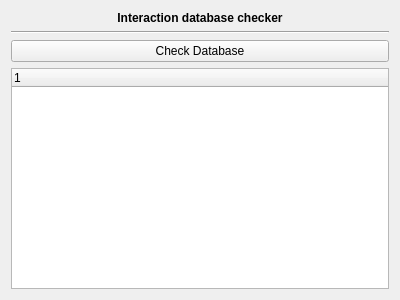
<?xml version="1.0" encoding="UTF-8"?>
<ui version="4.0">
 <class>IAMDb::InteractionDatabaseChecker</class>
 <widget class="QWidget" name="IAMDb::InteractionDatabaseChecker">
  <property name="geometry">
   <rect>
    <x>0</x>
    <y>0</y>
    <width>400</width>
    <height>300</height>
   </rect>
  </property>
  <property name="windowTitle">
   <string>Form</string>
  </property>
  <layout class="QGridLayout" name="gridLayout">
   <item row="0" column="0">
    <widget class="QLabel" name="label">
     <property name="font">
      <font>
       <weight>75</weight>
       <bold>true</bold>
      </font>
     </property>
     <property name="text">
      <string>Interaction database checker</string>
     </property>
     <property name="alignment">
      <set>Qt::AlignCenter</set>
     </property>
    </widget>
   </item>
   <item row="1" column="0">
    <widget class="Line" name="line">
     <property name="orientation">
      <enum>Qt::Horizontal</enum>
     </property>
    </widget>
   </item>
   <item row="2" column="0">
    <layout class="QHBoxLayout" name="horizontalLayout">
     <item>
      <widget class="QPushButton" name="checkDatas">
       <property name="text">
        <string>Check Database</string>
       </property>
      </widget>
     </item>
    </layout>
   </item>
   <item row="3" column="0">
    <widget class="QTreeWidget" name="treeWidget">
     <column>
      <property name="text">
       <string notr="true">1</string>
      </property>
     </column>
    </widget>
   </item>
  </layout>
 </widget>
 <resources/>
 <connections/>
</ui>
